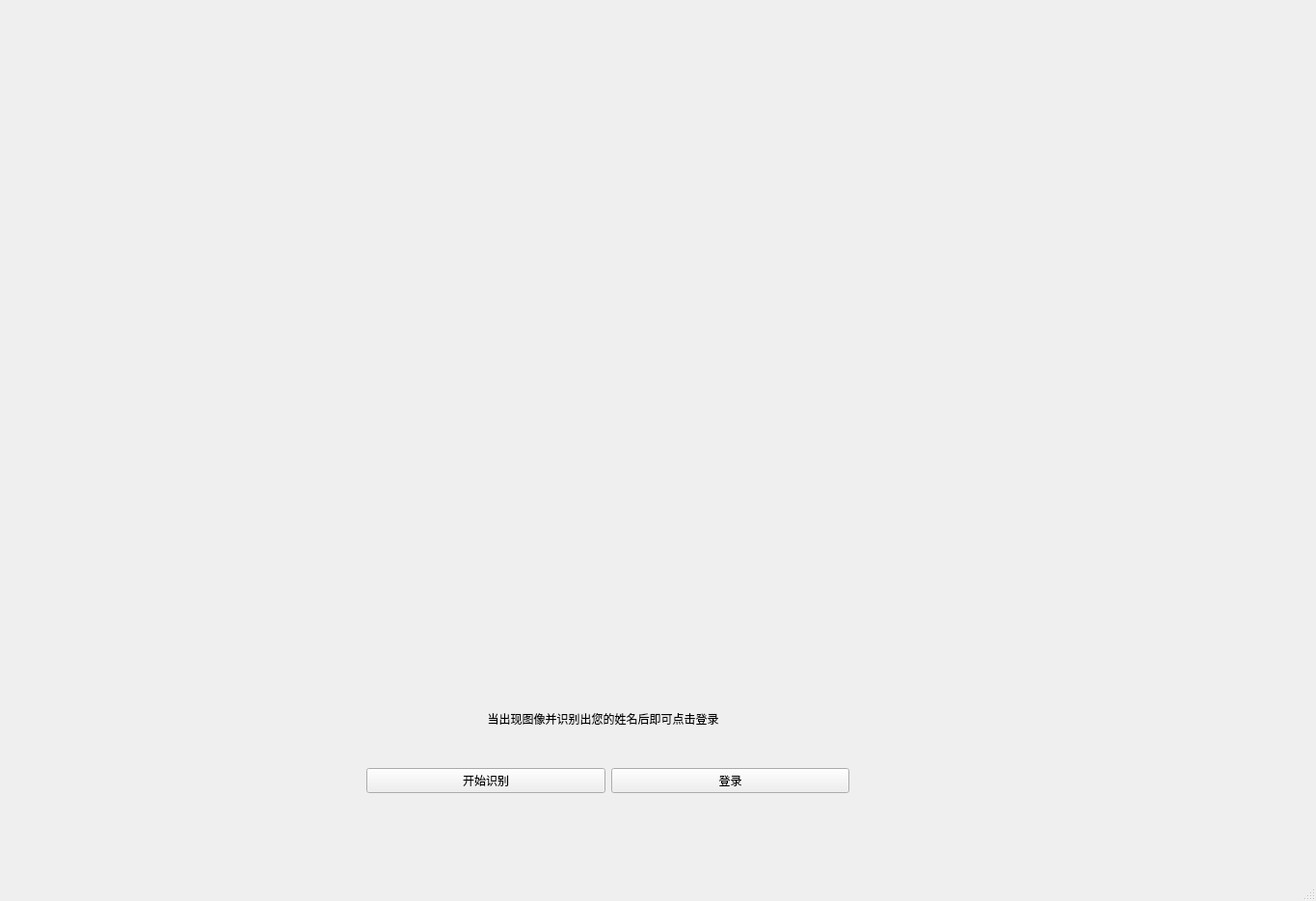
<?xml version="1.0" encoding="UTF-8"?>
<ui version="4.0">
 <class>MainWindow</class>
 <widget class="QMainWindow" name="MainWindow">
  <property name="geometry">
   <rect>
    <x>0</x>
    <y>0</y>
    <width>1365</width>
    <height>935</height>
   </rect>
  </property>
  <property name="windowTitle">
   <string>MainWindow</string>
  </property>
  <widget class="QWidget" name="centralwidget">
   <widget class="QLabel" name="label">
    <property name="geometry">
     <rect>
      <x>50</x>
      <y>0</y>
      <width>1280</width>
      <height>720</height>
     </rect>
    </property>
    <property name="text">
     <string/>
    </property>
   </widget>
   <widget class="QWidget" name="horizontalLayoutWidget">
    <property name="geometry">
     <rect>
      <x>380</x>
      <y>770</y>
      <width>501</width>
      <height>81</height>
     </rect>
    </property>
    <layout class="QHBoxLayout" name="horizontalLayout">
     <item>
      <widget class="QPushButton" name="pushButton">
       <property name="text">
        <string>开始识别</string>
       </property>
      </widget>
     </item>
     <item>
      <widget class="QPushButton" name="pushButton_2">
       <property name="text">
        <string>登录</string>
       </property>
      </widget>
     </item>
    </layout>
   </widget>
   <widget class="QLabel" name="label_2">
    <property name="geometry">
     <rect>
      <x>360</x>
      <y>730</y>
      <width>531</width>
      <height>31</height>
     </rect>
    </property>
    <property name="text">
     <string>当出现图像并识别出您的姓名后即可点击登录</string>
    </property>
    <property name="alignment">
     <set>Qt::AlignCenter</set>
    </property>
   </widget>
  </widget>
  <widget class="QMenuBar" name="menubar">
   <property name="geometry">
    <rect>
     <x>0</x>
     <y>0</y>
     <width>1365</width>
     <height>26</height>
    </rect>
   </property>
  </widget>
  <widget class="QStatusBar" name="statusbar"/>
 </widget>
 <resources/>
 <connections/>
</ui>
